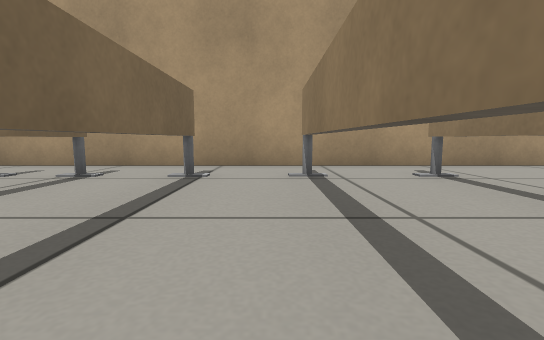
View 1 (above)

16 first-person views from a walk through a world built for the Gazebo simulator. The camera is 0.27 m above the floor, tilts 6° down and sees 85° across. The floor is counted in squares, 0.5 m on a side. Each view is taken from the middle of a square. On the plan, view 1 faces up. The plan holds only what a view shows up to about 9 squares ahead; the rest is blank.

View 2
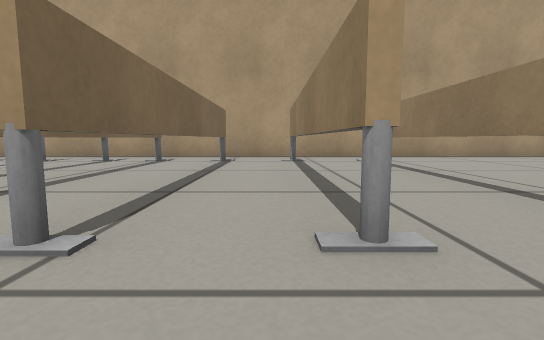

View 3
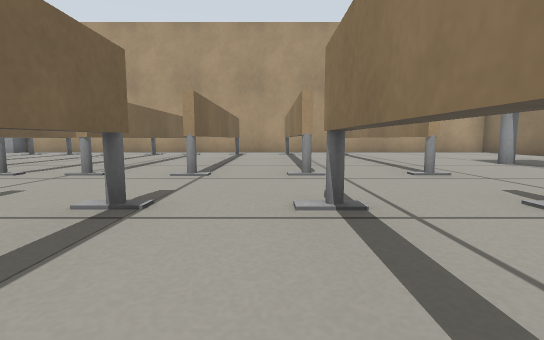

View 4
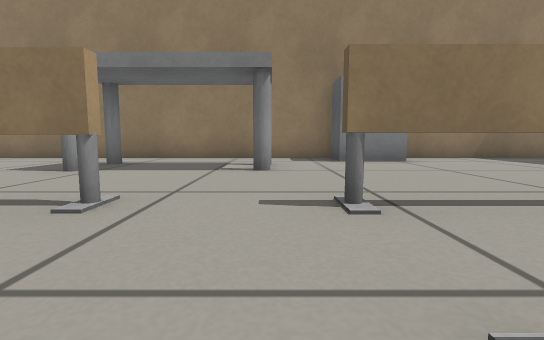

View 5
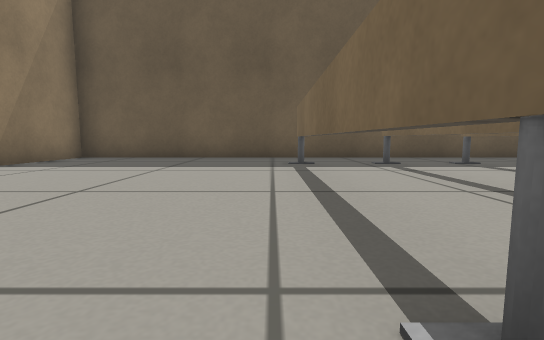

View 6
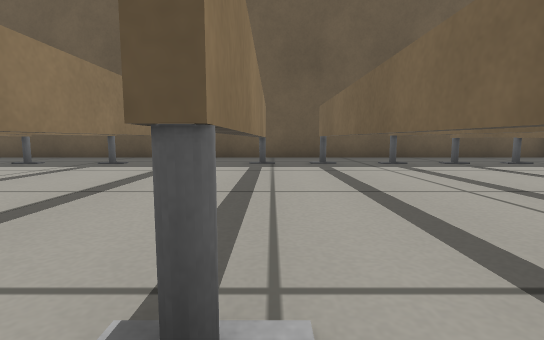

View 7
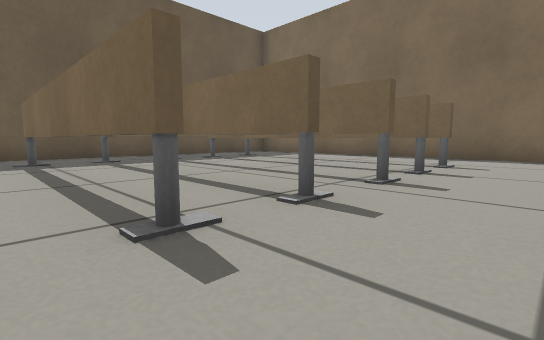

View 8
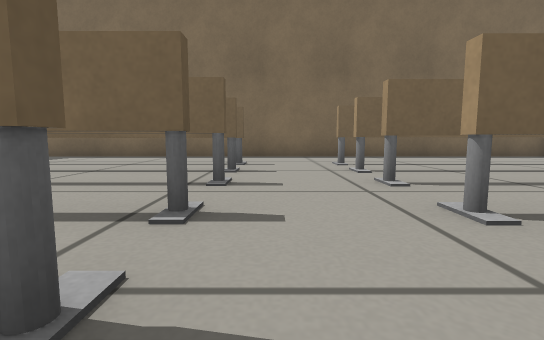

View 9
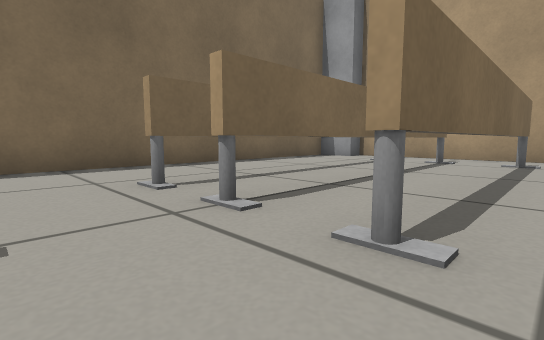

View 10
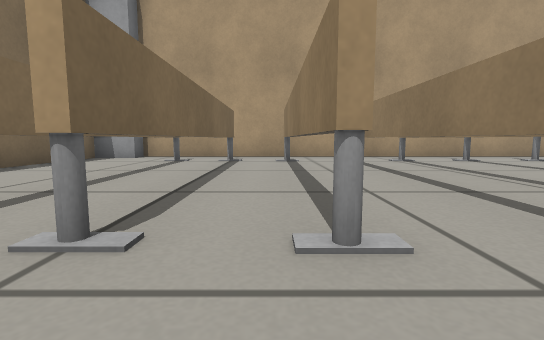

View 11
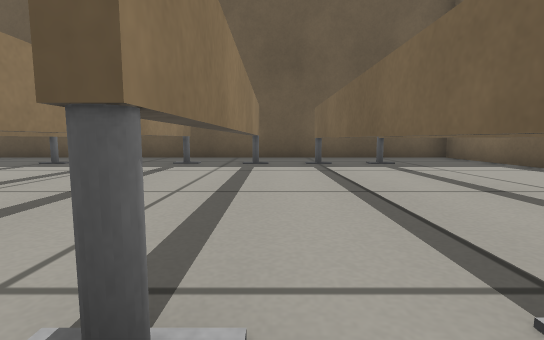

View 12
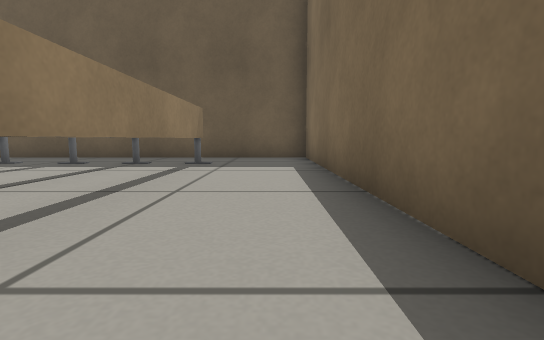

View 13
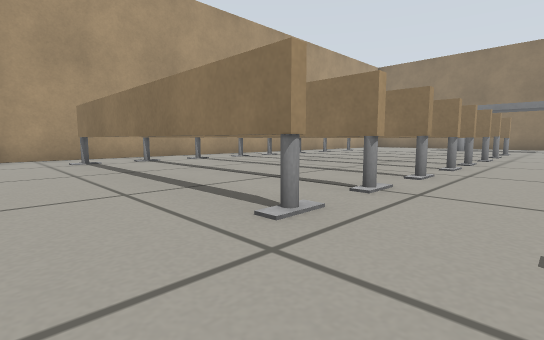

View 14
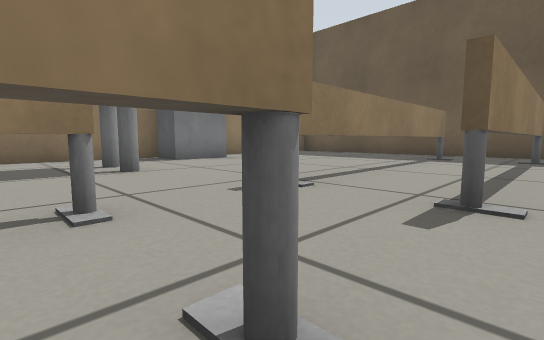

View 15
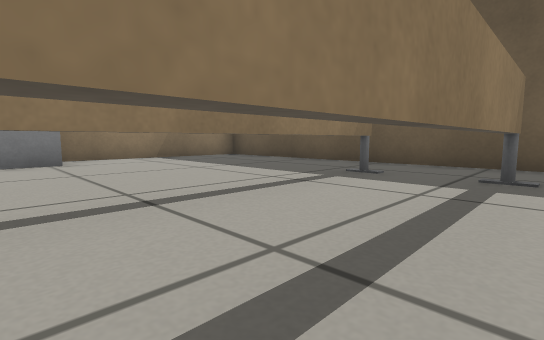

View 16
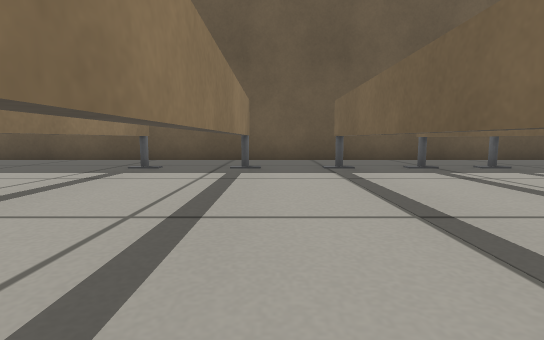

### Floor plan
Key: @ floor where view 1 was taken; # wall or solid block; . floor; P grey pole; T thing the floor can be seen under or through; A table; B grey box; O other object.
Columns run from 11 left of view 1 to 9 right of it. Each row starts with its distance up from view 1.
  6  B##################
  5 #...................#
  4 #..PPP.OP.P.TP......#
  3 #..TTT.TT.#.TT......#
  2 #..TTT.TT.#.TT......#
  1 #..TTT.TT.#.TT......#
  0 #..TTT.TT.#@TT..AA..#
 -1 #..TTT.TT.#.PT......#
 -2 #..PPP.PP.P..P......#
 -3 #...............AA..#
 -4 #..PPP.PP.P.PP......#
 -5 #..TTT.TT.T.TT....BB#
 -6 #..TTT.TT.T.TT....BB#
 -7 #..TTT.TT.T.TT......#
 -8 #..TTT.TT.T.TT......#
 -9 #..TTP.TT.P.PP......#
-10 #..PP..PP...........#
-11 #...................#
-12 #####################

Where each view was taken, in squares from view 1:
view 1: 0 up, 0 right, facing up
view 2: 3 down, 0 right, facing up
view 3: 6 down, 0 right, facing up
view 4: 3 down, 0 right, facing right
view 5: 3 down, 3 right, facing down
view 6: 3 down, 3 left, facing down
view 7: 2 down, 2 left, facing down-left
view 8: 3 down, 2 left, facing left
view 9: 3 down, 5 left, facing up-left
view 10: 3 down, 6 left, facing up
view 11: 3 down, 6 left, facing down
view 12: 3 down, 10 left, facing down
view 13: 3 down, 10 left, facing up-right
view 14: 1 down, 0 right, facing down-right
view 15: 5 down, 0 right, facing down-right
view 16: 4 down, 0 right, facing down
